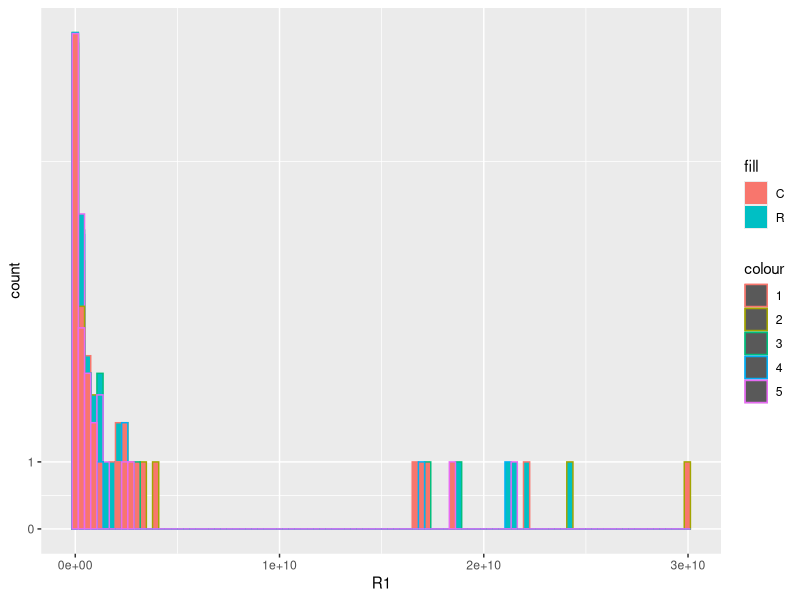

Recreate this plot in R. (Note: this script raises an error after producing the figure.)
# 
#  ggbiplot.r
#  
#  Copyright 2011 Vincent Q. Vu.
# 
#  This program is free software; you can redistribute it and/or
#  modify it under the terms of the GNU General Public License
#  as published by the Free Software Foundation; either version 2
#  of the License, or (at your option) any later version.
#  
#  This program is distributed in the hope that it will be useful,
#  but WITHOUT ANY WARRANTY; without even the implied warranty of
#  MERCHANTABILITY or FITNESS FOR A PARTICULAR PURPOSE.  See the
#  GNU General Public License for more details.
#  
#  You should have received a copy of the GNU General Public License
#  along with this program; if not, write to the Free Software
#  Foundation, Inc., 51 Franklin Street, Fifth Floor, Boston, MA  02110-1301, USA.
#

#' Biplot for Principal Components using ggplot2
#'
#' @param pcobj           an object returned by prcomp() or princomp()
#' @param choices         which PCs to plot
#' @param scale           covariance biplot (scale = 1), form biplot (scale = 0). When scale = 1, the inner product between the variables approximates the covariance and the distance between the points approximates the Mahalanobis distance.
#' @param obs.scale       scale factor to apply to observations
#' @param var.scale       scale factor to apply to variables
#' @param pc.biplot       for compatibility with biplot.princomp()
#' @param groups          optional factor variable indicating the groups that the observations belong to. If provided the points will be colored according to groups
#' @param ellipse         draw a normal data ellipse for each group?
#' @param ellipse.prob    size of the ellipse in Normal probability
#' @param labels          optional vector of labels for the observations
#' @param labels.size     size of the text used for the labels
#' @param alpha           alpha transparency value for the points (0 = transparent, 1 = opaque)
#' @param circle          draw a correlation circle? (only applies when prcomp was called with scale = TRUE and when var.scale = 1)
#' @param var.axes        draw arrows for the variables?
#' @param varname.size    size of the text for variable names
#' @param varname.adjust  adjustment factor the placement of the variable names, >= 1 means farther from the arrow
#' @param varname.abbrev  whether or not to abbreviate the variable names
#'
#' @return                a ggplot2 plot
#' @export
#' @examples
#'   data(wine)
#'   wine.pca <- prcomp(wine, scale. = TRUE)
#'   print(ggbiplot(wine.pca, obs.scale = 1, var.scale = 1, groups = wine.class, ellipse = TRUE, circle = TRUE))
#'
ggbiplot <- function(pcobj, choices = 1:2, scale = 1, pc.biplot = TRUE, 
                     obs.scale = 1 - scale, var.scale = scale, 
                     groups = NULL, ellipse = FALSE, ellipse.prob = 0.68, 
                     labels = NULL, labels.size = 3, alpha = 1, 
                     var.axes = TRUE, 
                     circle = FALSE, circle.prob = 0.69, 
                     varname.size = 3, varname.adjust = 1.5, 
                     varname.abbrev = FALSE, ...)
{
  library(ggplot2)
  library(plyr)
  library(scales)
  library(grid)
  
  stopifnot(length(choices) == 2)
  
  # Recover the SVD
  if(inherits(pcobj, 'prcomp')){
    nobs.factor <- sqrt(nrow(pcobj$x) - 1)
    d <- pcobj$sdev
    u <- sweep(pcobj$x, 2, 1 / (d * nobs.factor), FUN = '*')
    v <- pcobj$rotation
  } else if(inherits(pcobj, 'princomp')) {
    nobs.factor <- sqrt(pcobj$n.obs)
    d <- pcobj$sdev
    u <- sweep(pcobj$scores, 2, 1 / (d * nobs.factor), FUN = '*')
    v <- pcobj$loadings
  } else if(inherits(pcobj, 'PCA')) {
    nobs.factor <- sqrt(nrow(pcobj$call$X))
    d <- unlist(sqrt(pcobj$eig)[1])
    u <- sweep(pcobj$ind$coord, 2, 1 / (d * nobs.factor), FUN = '*')
    v <- sweep(pcobj$var$coord,2,sqrt(pcobj$eig[1:ncol(pcobj$var$coord),1]),FUN="/")
  } else if(inherits(pcobj, "lda")) {
    nobs.factor <- sqrt(pcobj$N)
    d <- pcobj$svd
    u <- predict(pcobj)$x/nobs.factor
    v <- pcobj$scaling
    d.total <- sum(d^2)
  } else {
    stop('Expected a object of class prcomp, princomp, PCA, or lda')
  }
  
  # Scores
  choices <- pmin(choices, ncol(u))
  df.u <- as.data.frame(sweep(u[,choices], 2, d[choices]^obs.scale, FUN='*'))
  
  # Directions
  v <- sweep(v, 2, d^var.scale, FUN='*')
  df.v <- as.data.frame(v[, choices])
  
  names(df.u) <- c('xvar', 'yvar')
  names(df.v) <- names(df.u)
  
  if(pc.biplot) {
    df.u <- df.u * nobs.factor
  }
  
  # Scale the radius of the correlation circle so that it corresponds to 
  # a data ellipse for the standardized PC scores
  r <- sqrt(qchisq(circle.prob, df = 2)) * prod(colMeans(df.u^2))^(1/4)
  
  # Scale directions
  v.scale <- rowSums(v^2)
  df.v <- r * df.v / sqrt(max(v.scale))
  
  # Change the labels for the axes
  if(obs.scale == 0) {
    u.axis.labs <- paste('standardized PC', choices, sep='')
  } else {
    u.axis.labs <- paste('PC', choices, sep='')
  }
  
  # Append the proportion of explained variance to the axis labels
  u.axis.labs <- paste(u.axis.labs, 
                       sprintf('(%0.1f%% explained var.)', 
                               100 * pcobj$sdev[choices]^2/sum(pcobj$sdev^2)))
  
  # Score Labels
  if(!is.null(labels)) {
    df.u$labels <- labels
  }
  
  # Grouping variable
  if(!is.null(groups)) {
    df.u$groups <- groups
  }
  
  # Variable Names
  if(varname.abbrev) {
    df.v$varname <- abbreviate(rownames(v))
  } else {
    df.v$varname <- rownames(v)
  }
  
  # Variables for text label placement
  df.v$angle <- with(df.v, (180/pi) * atan(yvar / xvar))
  df.v$hjust = with(df.v, (1 - varname.adjust * sign(xvar)) / 2)
  
  # Base plot
  g <- ggplot(data = df.u, aes(x = xvar, y = yvar)) + 
    xlab(u.axis.labs[1]) + ylab(u.axis.labs[2]) + coord_equal()
  
  if(var.axes) {
    # Draw circle
    if(circle) 
    {
      theta <- c(seq(-pi, pi, length = 50), seq(pi, -pi, length = 50))
      circle <- data.frame(xvar = r * cos(theta), yvar = r * sin(theta))
      g <- g + geom_path(data = circle, color = muted('white'), 
                         size = 1/2, alpha = 1/3)
    }
    
    # Draw directions
    # g <- g +
    #   geom_segment(data = df.v,
    #                aes(x = 0, y = 0, xend = xvar, yend = yvar),
    #                arrow = arrow(length = unit(1/2, 'picas')), 
    #                color = muted('red'))
  }
  
  # Draw either labels or points
  if(!is.null(df.u$labels)) {
    if(!is.null(df.u$groups)) {
      g <- g + geom_text(aes(label = labels, color = groups), 
                         size = labels.size)
    } else {
      g <- g + geom_text(aes(label = labels), size = labels.size)      
    }
  } else {
    if(!is.null(df.u$groups)) {
      g <- g + geom_point(aes(color = groups), alpha = alpha)
    } else {
      g <- g + geom_point(alpha = alpha)      
    }
  }
  
  # Overlay a concentration ellipse if there are groups
  if(!is.null(df.u$groups) && ellipse) {
    theta <- c(seq(-pi, pi, length = 50), seq(pi, -pi, length = 50))
    circle <- cbind(cos(theta), sin(theta))
    
    ell <- ddply(df.u, 'groups', function(x) {
      if(nrow(x) <= 2) {
        return(NULL)
      }
      sigma <- var(cbind(x$xvar, x$yvar))
      mu <- c(mean(x$xvar), mean(x$yvar))
      ed <- sqrt(qchisq(ellipse.prob, df = 2))
      data.frame(sweep(circle %*% chol(sigma) * ed, 2, mu, FUN = '+'), 
                 groups = x$groups[1])
    })
    names(ell)[1:2] <- c('xvar', 'yvar')
    g <- g + geom_path(data = ell, aes(color = groups, group = groups))
  }
  
  # Label the variable axes
  # if(var.axes) {
  #   g <- g + 
  #     geom_text(data = df.v, 
  #               aes(label = varname, x = xvar, y = yvar, 
  #                   angle = angle, hjust = hjust), 
  #               color = 'darkred', size = varname.size)
  # }
  
  # if(var.axes) {
  #   g <- g +
  #     geom_point(data = df.v,
  #                color = 'darkred', size = 1)
  # }
  
  
  # Change the name of the legend for groups
  # if(!is.null(groups)) {
  #   g <- g + scale_color_brewer(name = deparse(substitute(groups)), 
  #                               palette = 'Dark2')
  # }
  
  # TODO: Add a second set of axes
  
  return(g)
}


##############################################################################
## Load data
  
library(plyr)
library(tidyverse)
protein_groups <- read_csv("Media_proteinGroups.csv")
protein_groups_lfq <- protein_groups %>%
  select(protein_ids = 'Majority protein IDs',
         R1 = 'LFQ intensity R1',
         R2 = 'LFQ intensity R2',
         R3 = 'LFQ intensity R3',
         R4 = 'LFQ intensity R4',
         R5 = 'LFQ intensity R5',
         C1 = 'LFQ intensity C1',
         C2 = 'LFQ intensity C2',
         C3 = 'LFQ intensity C3',
         C4 = 'LFQ intensity C4',
         C5 = 'LFQ intensity C5'
  )

protein_groups_iBAQ <- protein_groups %>%
  select(protein_ids = 'Majority protein IDs',
         R1 = 'iBAQ R1',
         R2 = 'iBAQ R2',
         R3 = 'iBAQ R3',
         R4 = 'iBAQ R4',
         R5 = 'iBAQ R5',
         C1 = 'iBAQ C1',
         C2 = 'iBAQ C2',
         C3 = 'iBAQ C3',
         C4 = 'iBAQ C4',
         C5 = 'iBAQ C5'
  )


## Check for negative binomial distribution

protein_groups_lfq %>%
  ggplot() +
  geom_histogram(aes(R1, fill = "R", color = "1"), bins = 100) +
  geom_histogram(aes(R2, fill = "R", color = "2"), bins = 100) +
  geom_histogram(aes(R3, fill = "R", color = "3"), bins = 100) +
  geom_histogram(aes(R4, fill = "R", color = "4"), bins = 100) +
  geom_histogram(aes(R5, fill = "R", color = "5"), bins = 100) +
  geom_histogram(aes(C1, fill = "C", color = "1"), bins = 100) +
  geom_histogram(aes(C2, fill = "C", color = "2"), bins = 100) +
  geom_histogram(aes(C3, fill = "C", color = "3"), bins = 100) +
  geom_histogram(aes(C4, fill = "C", color = "4"), bins = 100) +
  geom_histogram(aes(C5, fill = "C", color = "5"), bins = 100) +
  scale_y_continuous(trans = "log1p", breaks = c(0, 1, 1000, 2000, 4000, 6000))


#Create the initial **edgeR** object with all the values.

library(edgeR)
groups = c("R", "R", "R", "R", "R",
           "C", "C", "C", "C", "C") %>%
  factor(levels = c("R", "C")
  )
design = model.matrix(~0+groups)
contrasts = makeContrasts(
  H = groupsR - groupsC,
  levels = design
)
LFQ_edgeR <- DGEList(
  counts = protein_groups_lfq %>%
    mutate(protein_ids = make.unique(protein_ids)) %>%
    na.omit() %>%
    column_to_rownames("protein_ids"),
  group = c(1,1,1,1,1, 2,2,2,2,2)
)

#Filter out rows so that each row has at least 10 non-zero values.

LFQ_edgeR_10 <- LFQ_edgeR[ rowSums(cpm(LFQ_edgeR) == 0 ) <= (10 - 10) , ]
LFQ_edgeR_10 <- LFQ_edgeR_10 %>% calcNormFactors()
LFQ_edgeR_10 <- LFQ_edgeR_10 %>% estimateGLMCommonDisp(design = design)
## Following "decideTestsDGE(p.value = 0.10)" counts up, down, and unchanged genes (proteins) at 10% FDR
lrt_LFQ_10 <- glmLRT(glmFit(LFQ_edgeR_10, design), contrast = contrasts) %>% decideTestsDGE(p.value = 0.10) 
plotSmear(LFQ_edgeR_10, de.tags = rownames(lrt_LFQ_10)[lrt_LFQ_10 %>% as.logical()])

#Filter out rows so that each row has at least 8 non-zero values.

LFQ_edgeR_8 <- LFQ_edgeR[ rowSums(cpm(LFQ_edgeR) == 0 ) <= (10 - 8) , ]
LFQ_edgeR_8 <- LFQ_edgeR_8 %>% calcNormFactors()
LFQ_edgeR_8 <- LFQ_edgeR_8 %>% estimateGLMCommonDisp(design = design)
lrt_LFQ_8 <- glmLRT(glmFit(LFQ_edgeR_8, design), contrast = contrasts) %>% decideTestsDGE(p.value = 0.10)
plotSmear(LFQ_edgeR_8, de.tags = rownames(lrt_LFQ_8)[lrt_LFQ_8 %>% as.logical()])

#Filter out rows so that each row has at least 6 non-zero values.

LFQ_edgeR_6 <- LFQ_edgeR[ rowSums(cpm(LFQ_edgeR) == 0 ) <= (10 - 6) , ]
LFQ_edgeR_6 <- LFQ_edgeR_6 %>% calcNormFactors()
LFQ_edgeR_6 <- LFQ_edgeR_6 %>% estimateGLMCommonDisp(design = design)
lrt_LFQ_6 <- glmLRT(glmFit(LFQ_edgeR_6, design), contrast = contrasts) %>% decideTestsDGE(p.value = 0.10)
plotSmear(LFQ_edgeR_6, de.tags = rownames(lrt_LFQ_6)[lrt_LFQ_6 %>% as.logical()])

#Filter out rows so that each row has at least 4 non-zero values.

LFQ_edgeR_4 <- LFQ_edgeR[ rowSums(cpm(LFQ_edgeR) == 0 ) <= (10 - 4) , ]
LFQ_edgeR_4 <- LFQ_edgeR_4 %>% calcNormFactors()
LFQ_edgeR_4 <- LFQ_edgeR_4 %>% estimateGLMCommonDisp(design = design)
lrt_LFQ_4 <- glmLRT(glmFit(LFQ_edgeR_4, design), contrast = contrasts) %>% decideTestsDGE(p.value = 0.10)
plotSmear(LFQ_edgeR_4, de.tags = rownames(lrt_LFQ_4)[lrt_LFQ_4 %>% as.logical()])

#Filter out rows so that each row has at least 2 non-zero values.

LFQ_edgeR_2 <- LFQ_edgeR[ rowSums(cpm(LFQ_edgeR) == 0 ) <= (10 - 2) , ]
LFQ_edgeR_2 <- LFQ_edgeR_2 %>% calcNormFactors()
LFQ_edgeR_2 <- LFQ_edgeR_2 %>% estimateGLMCommonDisp(design = design)
lrt_LFQ_2 <- glmLRT(glmFit(LFQ_edgeR_2, design), contrast = contrasts) %>% decideTestsDGE(p.value = 0.10)
plotSmear(LFQ_edgeR_2, de.tags = rownames(lrt_LFQ_2)[lrt_LFQ_2 %>% as.logical()])

#Filter out rows so that each row has at least 1 non-zero values.

LFQ_edgeR_1 <- LFQ_edgeR[ rowSums(cpm(LFQ_edgeR) == 0 ) <= (10 - 1) , ]
LFQ_edgeR_1 <- LFQ_edgeR_1 %>% calcNormFactors()
LFQ_edgeR_1 <- LFQ_edgeR_1 %>% estimateGLMCommonDisp(design = design)
lrt_LFQ_1 <- glmLRT(glmFit(LFQ_edgeR_1, design), contrast = contrasts) %>% decideTestsDGE(p.value = 0.10)
plotSmear(LFQ_edgeR_1, de.tags = rownames(lrt_LFQ_1)[lrt_LFQ_1 %>% as.logical()])

## Make plots

make_pca_plot <- function(tp, tp_edger, ellipse = T) {
  tp %>%
    na.omit %>%
    filter(protein_ids %in% tp_edger) %>%
    mutate(protein_ids = abbreviate(protein_ids, minlength = 9)) %>%
    column_to_rownames("protein_ids") %>%
    as.matrix() %>%
    t %>%
    prcomp(center = T, scale = T) %>%
    ggbiplot( labels = c("R1", "R2", "R3", "R4", "R5","C1", "C2", "C3", "C4", "C5"),
              groups = c("R", "R", "R", "R", "R","C", "C", "C", "C", "C"),
              ellipse = ellipse) +
    theme_classic()
}
make_heatmap <- function(tp, tp_edger, ellipse = T) {
  tp %>%
    na.omit %>%
    filter(protein_ids %in% tp_edger) %>%
    mutate(protein_ids = abbreviate(protein_ids, minlength = 9)) %>%
    mutate_if(is.numeric, log1p) %>%
    column_to_rownames("protein_ids") %>%
    as.matrix() %>%
    pheatmap::pheatmap()
}
protein_groups_lfq %>%
  make_pca_plot(tp_edger = rownames(lrt_LFQ_10)[as.logical(lrt_LFQ_10)]) +
  ggtitle("At least 10 non-zero columns")
protein_groups_lfq %>%
  make_pca_plot(tp_edger = rownames(lrt_LFQ_8)[as.logical(lrt_LFQ_8)]) +
  ggtitle("At least 8 non-zero columns")
protein_groups_lfq %>%
  make_pca_plot(tp_edger = rownames(lrt_LFQ_6)[as.logical(lrt_LFQ_6)]) +
  ggtitle("At least 6 non-zero columns")
protein_groups_lfq %>%
  make_pca_plot(tp_edger = rownames(lrt_LFQ_4)[as.logical(lrt_LFQ_4)]) +
  ggtitle("At least 4 non-zero columns")
protein_groups_lfq %>%
  make_pca_plot(tp_edger = rownames(lrt_LFQ_2)[as.logical(lrt_LFQ_2)]) +
  ggtitle("At least 2 non-zero columns")
protein_groups_lfq %>%
  make_pca_plot(tp_edger = rownames(lrt_LFQ_1)[as.logical(lrt_LFQ_1)]) +
  ggtitle("At least 1 non-zero columns")

#Make a table for the column 10 or more.

table_LFQ_edgeR_10 <- (glmLRT(glmFit(LFQ_edgeR_10, design), contrast = contrasts) %>%
                        topTags(n=5000))$table %>%
  rownames_to_column("Majority protein IDs") %>%
  as_tibble() %>%
  merge(protein_groups %>%
          mutate(`Majority protein IDs` =
                   make.unique(`Majority protein IDs`))) %>%
  as_tibble() %>%
  arrange(FDR)

write.table(table_LFQ_edgeR_10 , file = "10x_full.csv", sep = ",", row.names = FALSE)


#Make a table for the column 8 or more.

table_LFQ_edgeR_8 <- (glmLRT(glmFit(LFQ_edgeR_8, design), contrast = contrasts) %>%
                         topTags(n=5000))$table %>%
  rownames_to_column("Majority protein IDs") %>%
  as_tibble() %>%
  merge(protein_groups %>%
          mutate(`Majority protein IDs` =
                   make.unique(`Majority protein IDs`))) %>%
  as_tibble() %>%
  arrange(FDR)

write.table(table_LFQ_edgeR_8 , file = "8x_full.csv", sep = ",", row.names = FALSE)


#Make a table for the column 6 or more.

table_LFQ_edgeR_6 <- (glmLRT(glmFit(LFQ_edgeR_6, design), contrast = contrasts) %>%
                        topTags(n=5000))$table %>%
  rownames_to_column("Majority protein IDs") %>%
  as_tibble() %>%
  merge(protein_groups %>%
          mutate(`Majority protein IDs` =
                   make.unique(`Majority protein IDs`))) %>%
  as_tibble() %>%
  arrange(FDR)

write.table(table_LFQ_edgeR_6 , file = "6x_full.csv", sep = ",", row.names = FALSE)


#Make a table for the column 4 or more.

table_LFQ_edgeR_4 <- (glmLRT(glmFit(LFQ_edgeR_4, design), contrast = contrasts) %>%
                        topTags(n=5000))$table %>%
  rownames_to_column("Majority protein IDs") %>%
  as_tibble() %>%
  merge(protein_groups %>%
          mutate(`Majority protein IDs` =
                   make.unique(`Majority protein IDs`))) %>%
  as_tibble() %>%
  arrange(FDR)

write.table(table_LFQ_edgeR_4 , file = "4x_full.csv", sep = ",", row.names = FALSE)

#Make a table for the column 2 or more.

table_LFQ_edgeR_2 <- (glmLRT(glmFit(LFQ_edgeR_2, design), contrast = contrasts) %>%
                        topTags(n=5000))$table %>%
  rownames_to_column("Majority protein IDs") %>%
  as_tibble() %>%
  merge(protein_groups %>%
          mutate(`Majority protein IDs` =
                   make.unique(`Majority protein IDs`))) %>%
  as_tibble() %>%
  arrange(FDR)

write.table(table_LFQ_edgeR_2 , file = "2x_full.csv", sep = ",", row.names = FALSE)


#Make a table for the column 1 or more.

table_LFQ_edgeR_1 <- (glmLRT(glmFit(LFQ_edgeR_1, design), contrast = contrasts) %>%
                        topTags(n=5000))$table %>%
  rownames_to_column("Majority protein IDs") %>%
  as_tibble() %>%
  merge(protein_groups %>%
          mutate(`Majority protein IDs` =
                   make.unique(`Majority protein IDs`))) %>%
  as_tibble() %>%
  arrange(FDR)

write.table(table_LFQ_edgeR_1 , file = "1x_full.csv", sep = ",", row.names = FALSE)
